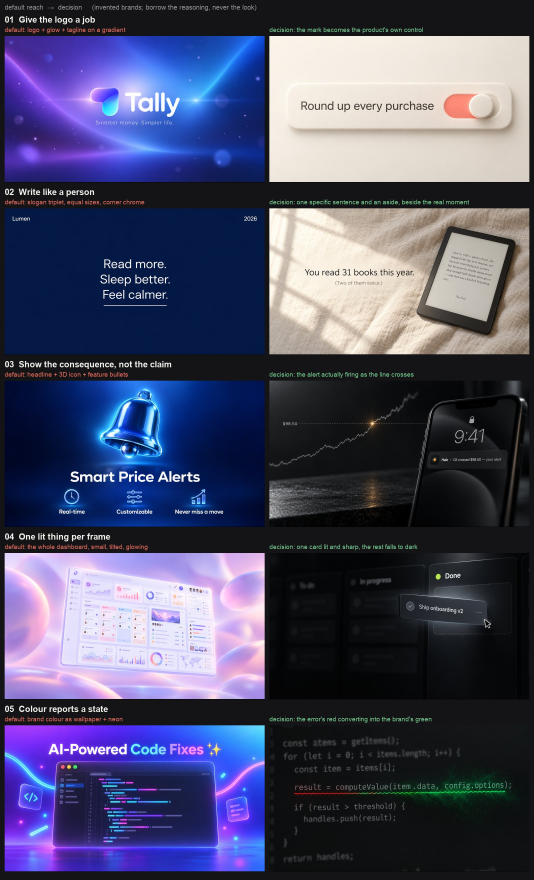
#> input picture .agents/skills/motionmaxxing/studies/judgment-studies-1.jpg, 1602 x 2639 px (shown at 1/3 size)
$ python palette.py ../../motionmaxxing/studies/judgment-studies-1.jpg
#> lines starting #> are read from the running program, lines starting #| are printed output that depends on the picture
# Colours of a kit. Reads the main colours out of references, and checks rendered assets against the kit's tokens.json.
#   python palette.py <image> ... [--k 8]              main colours of the references, with their share of the opaque pixels
#   python palette.py check <tokens.json> <image> ...   share of each asset's opaque pixels that is off the palette
# Colour distance is CIE76 delta E in Lab: under 2.3 is about the smallest visible step, over 10 is a different colour.
# Anti-aliased edges, shading and gradients are off-palette by nature, so read `check` as a trend across assets, not a pass mark.
import sys, json, os, glob
import numpy as np
from PIL import Image
from scipy.cluster.vq import kmeans2

def lab(rgb):   # sRGB 0..255 -> CIE Lab (D65)
    c = rgb / 255.0; c = np.where(c <= 0.04045, c / 12.92, ((c + 0.055) / 1.055) ** 2.4)
    xyz = c @ np.array([[0.4124, 0.2126, 0.0193], [0.3576, 0.7152, 0.1192], [0.1805, 0.0722, 0.9505]]) / np.array([0.95047, 1.0, 1.08883])
    f = np.where(xyz > 216 / 24389, np.cbrt(xyz), (24389 / 27 * xyz + 16) / 116)
    return np.stack([116 * f[:, 1] - 16, 500 * (f[:, 0] - f[:, 1]), 200 * (f[:, 1] - f[:, 2])], 1)

def pixels(path, n=200000):
#> called with n = 200000
    im = Image.open(path).convert('RGBA'); im.thumbnail((800, 800)); a = np.asarray(im).reshape(-1, 4)
#> after `im.thumbnail((800, 800))`:
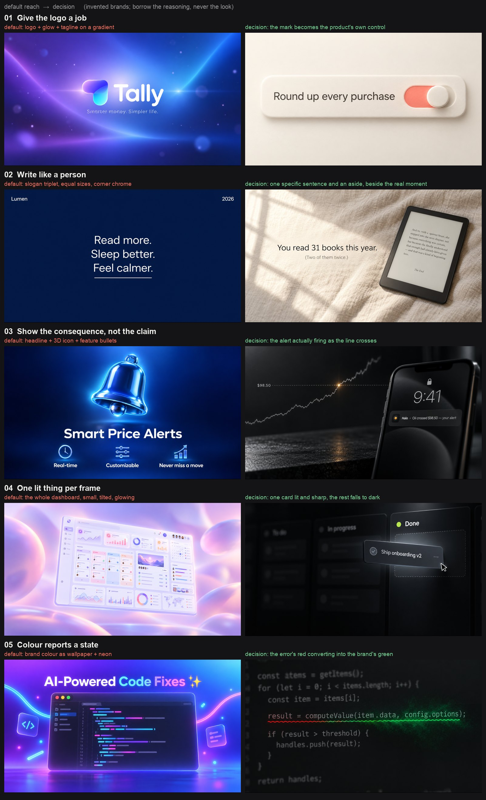
#> im: PIL image 486x800 RGBA; mean R, G, B, A 74.7, 76, 105.3, 255
    a = a[a[:, 3] > 200][:, :3].astype(np.float64)   # opaque pixels only
    if len(a) > n: a = a[np.random.default_rng(0).choice(len(a), n, replace=False)]
    return a

def files(args): return [f for s in args for f in (sorted(glob.glob(os.path.join(s, '*.png')) + glob.glob(os.path.join(s, '*.jpg'))) if os.path.isdir(s) else [s])]

def hexes(tokens):   # every "#rrggbb" string anywhere under "color"
    out = {}
    def walk(v, k):
        if isinstance(v, dict): [walk(x, f'{k}.{n}' if k else n) for n, x in v.items()]
        elif isinstance(v, list): [walk(x, f'{k}.{i}') for i, x in enumerate(v)]
        elif isinstance(v, str) and v.startswith('#') and len(v) == 7: out[k] = v
    walk(tokens.get('color', tokens), ''); return out

a = sys.argv[1:]
if a and a[0] == 'check':
    toks = hexes(json.load(open(a[1], encoding='utf-8'))); names = list(toks)
    if not toks: sys.exit('no "#rrggbb" colours under "color" in ' + a[1])
    T = lab(np.array([[int(h[i:i + 2], 16) for i in (1, 3, 5)] for h in toks.values()], np.float64))
    for f in files(a[2:]):
        L = lab(pixels(f)); d = np.sqrt(((L[:, None] - T[None]) ** 2).sum(-1)); near = d.argmin(1); dm = d.min(1)
        used = ', '.join(f'{names[i]} {np.mean(near == i) * 100:.0f}%' for i in np.argsort(-np.bincount(near, minlength=len(names)))[:4] if np.any(near == i))
        print(f'{os.path.basename(f)}: {np.mean(dm > 10) * 100:.1f}% off palette (dE > 10), median dE {np.median(dm):.1f}; nearest: {used}')
else:
    k = int(a[a.index('--k') + 1]) if '--k' in a else 8
    if '--k' in a: i = a.index('--k'); del a[i:i + 2]
    px = np.concatenate([pixels(f) for f in files(a)])
    cent, lbl = kmeans2(px, k, minit='++', seed=0); share = np.bincount(lbl, minlength=k) / len(lbl)
#> after `cent, lbl = kmeans2(px, k, minit='++', seed=0)`: cent = [[8.71, 26.47, 78.36], [233.9, 221.5, 227.3], [46.12, 55.93, 173.7], [10.51, 11.87, 14.3], [91.88, 102, 238.6], [95.66, 93.12, 88.68], [23.07, 24.08, 25.86], [184.4, 167.3, 185.9]]
#> after `share = np.bincount(lbl, minlength=k) / len(lbl)`: share = [0.167, 0.163, 0.0717, 0.166, 0.0655, 0.0361, 0.25, 0.0805]
    for i in np.argsort(-share):
        if share[i] < 0.005: continue
        r, g, b = np.clip(cent[i], 0, 255).round().astype(int); print(f'#{r:02X}{g:02X}{b:02X}  {share[i] * 100:5.1f}%')
#> this loop made 8 passes
#> (i, r, g, b) on passes 1, 2, 4, 5, 6, 7, 8: (6, 23, 24, 26), (0, 9, 26, 78), (1, 234, 222, 227), (7, 184, 167, 186), (2, 46, 56, 174), (4, 92, 102, 239), (5, 96, 93, 89)
#> (r, g, b) on pass 3: (11, 12, 14)
#| #17181A   25.0%
#| #091A4E   16.7%
#| #0B0C0E   16.6%
#| #EADEE3   16.3%
#| #B8A7BA    8.0%
#| #2E38AE    7.2%
#| #5C66EF    6.6%
#| #605D59    3.6%
